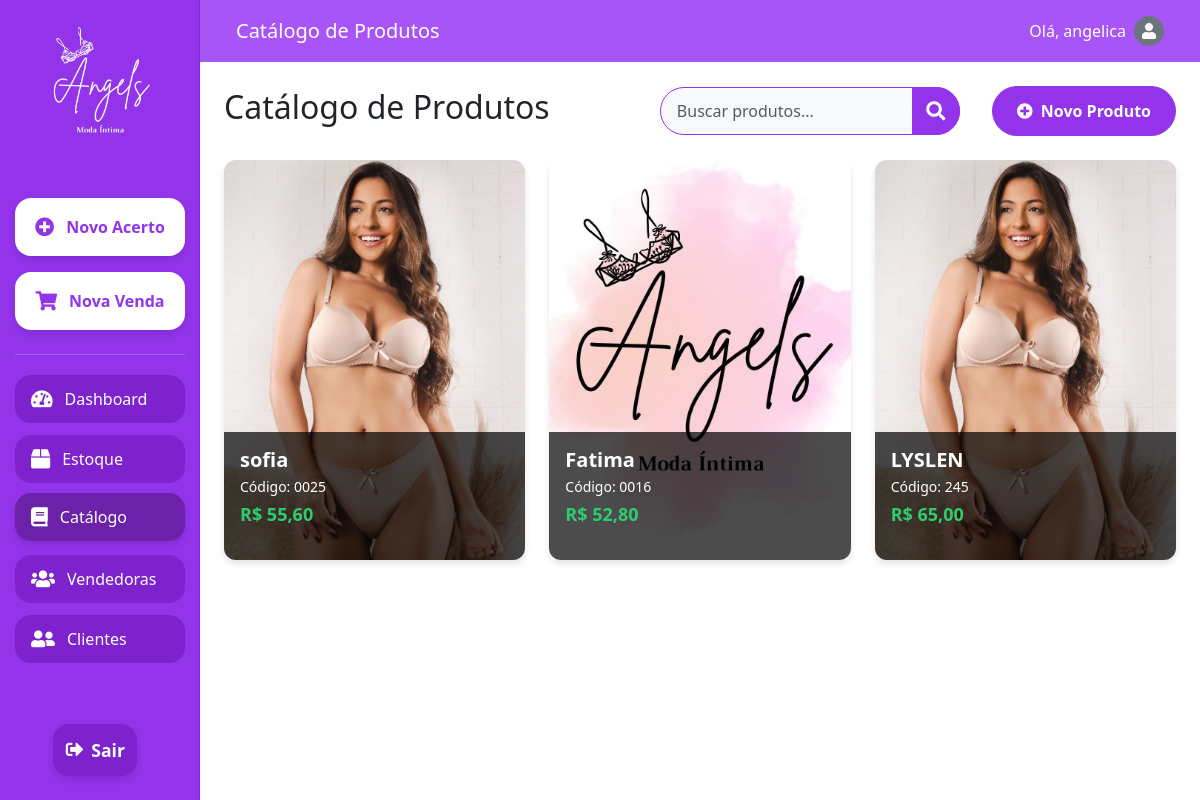
The app's page /catalogo/ (signed in) with its own data.
### setup/models.py (models this page shows, shortened)
class CustomUser(AbstractUser):
    email = models.EmailField(_('email address'), unique=True)
    profile_picture = models.ImageField(upload_to='profile_pics/', null=True, blank=True)
    USERNAME_FIELD = 'email'
    REQUIRED_FIELDS = ['username']

class Produto(models.Model):
    codigo = models.CharField(max_length=50, unique=True)
    nome = models.CharField(max_length=100)
    foto = models.ImageField(upload_to='produtos/', null=True, blank=True)
    preco = models.DecimalField(max_digits=10, decimal_places=2)
    quantidade = models.PositiveIntegerField(default=0)

### setup/views.py (the view)
# urls.py: path('catalogo/', views.catalogo, name='catalogo'),
@login_required
def catalogo(request):
    produtos = Produto.objects.all()
    return render(request, 'catalogo.html', {'produtos': produtos})

### setup/templates/catalogo.html (shortened to what this page needs)
{% extends 'base.html' %}
{% load static %}
{% block content %}
<!DOCTYPE html>
<html lang="pt-br">
<head>
    <link href="https://cdn.jsdelivr.net/npm/bootstrap@5.3.0/dist/css/bootstrap.min.css" rel="stylesheet">
    <link href="https://cdnjs.cloudflare.com/ajax/libs/font-awesome/5.15.3/css/all.min.css" rel="stylesheet">
</head>
<body>
    <div class="container-fluid vh-100">
        <div class="row h-100">
            <nav id="sidebarMenu" class="col-md-3 col-lg-2 d-md-block sidebar collapse p-0">
                <div class="position-sticky pt-3 h-100 d-flex flex-column align-items-center">
                    <div class="text-center mb-4">
                        <img src="{% static 'images/logo_Angels_branco.png' %}" alt="Angels Logo" class="img-fluid" style="max-width: 150px;">
                    </div>
                    <a class="btn btn-highlight mb-2" href="{% url 'acerto_vendedora' %}">
                        <i class="fas fa-plus-circle"></i> Novo Acerto
                    </a>
                    <a class="btn btn-highlight mb-2" href="{% url 'nova_venda' %}">
                        <i class="fas fa-shopping-cart"></i> Nova Venda
                    </a>
                    <div class="separator"></div>
                    <a class="nav-link mb-2" href="{% url 'dashboard' %}">
                        <i class="fas fa-tachometer-alt"></i> Dashboard
                    </a>
                    <a class="nav-link mb-2" href="{% url 'estoque' %}">
                        <i class="fas fa-box"></i> Estoque
                    </a>
                    <a class="nav-link mb-2 active" href="{% url 'catalogo' %}">
                        <i class="fas fa-book"></i> Catálogo
                    </a>
                    <a class="nav-link mb-2" href="{% url 'vendedoras' %}">
                        <i class="fas fa-users"></i> Vendedoras
                    </a>
                    <a class="nav-link mb-2" href="{% url 'clientes' %}">
                        <i class="fas fa-user-friends"></i> Clientes
                    </a>
                    <div class="mt-auto mb-3">
                        <a class="btn btn-exit" href="{% url 'login' %}">
                            <i class="fas fa-sign-out-alt me-2"></i>
                            <span>Sair</span>
                        </a>
                    </div>
                </div>
            </nav>
            <main class="col-md-9 ms-sm-auto col-lg-10 px-md-4">
                <nav class="navbar navbar-expand-lg navbar-dark custom-navbar mb-4">
                    <div class="container-fluid">
                        <a class="navbar-brand" href="#">Catálogo de Produtos</a>
                        <span class="navbar-text text-white d-flex align-items-center">
                            Olá, {{ user.username }}
                            {% if user.profile_picture %}
                                <img src="{{ user.profile_picture.url }}" alt="Foto de perfil" class="rounded-circle ms-2" style="width: 30px; height: 30px; object-fit: cover;">
                            {% else %}
                                <div class="rounded-circle ms-2 bg-secondary d-flex align-items-center justify-content-center" style="width: 30px; height: 30px;">
                                    <i class="fas fa-user text-white"></i>
                                </div>
                            {% endif %}
                        </span>
                    </div>
                </nav>
                <div class="d-flex justify-content-between align-items-center mb-4">
                    <h1 class="h2">Catálogo de Produtos</h1>
                    <div class="d-flex gap-3 align-items-center">
                        <div class="search-container d-flex flex-grow-1 me-3">
                            <input type="text" id="searchProdutos" class="form-control search-input" placeholder="Buscar produtos...">
                            <button class="btn search-button" type="button">
                                <i class="fas fa-search"></i>
                            </button>
                        </div>
                        <button class="btn btn-primary" data-bs-toggle="modal" data-bs-target="#newProductModal">
                            <i class="fas fa-plus-circle me-2"></i>Novo Produto
                        </button>
                    </div>
                </div>
                <div class="row g-4">
                    {% for produto in produtos %}
                    <div class="col-md-6 col-lg-4 mb-4">
                        <div class="product-card">
                            <img src="{{ produto.foto.url }}" alt="Foto de {{ produto.nome }}" class="product-photo">
                            <div class="product-info">
                                <h3 class="product-name">{{ produto.nome }}</h3>
                                <p class="product-code">Código: {{ produto.codigo }}</p>
                                <p class="product-price">R$ {{ produto.preco|floatformat:2 }}</p>
                            </div>
                        </div>
                    </div>
                    {% empty %}
                    <div class="col-12">
                        <p class="text-center">Nenhum produto cadastrado ainda.</p>
                    </div>
                    {% endfor %}
                </div>
            </main>
        </div>
    </div>
</body>
</html>
{% endblock %}

### setup/templates/base.html (style rules this page uses)
body { background-color: #9333ea; min-height: 100vh; display: flex; align-items: center; justify-content: center; }
.form-control { border-radius: 25px; padding: 0.75rem 1.25rem; border: 1px solid #e2e8f0; }
.btn-primary { background-color: #9333ea; border: none; border-radius: 25px; padding: 0.75rem; width: 100%; font-weight: 500; transition: all 0.3s ease; }

### setup/templates/catalogo.html (style rules this page uses)
body, html { height: 100%; overflow-x: hidden; }
.sidebar { position: fixed; top: 0; bottom: 0; left: 0; z-index: 100; padding: 0; box-shadow: inset -1px 0 0 rgba(0, 0, 0, .1); background-color: #9333ea; display: flex; flex-direction: column; align-items: center; padding-top: 1rem; }
.sidebar .nav-link { color: #fff; font-weight: 500; padding: 0.75rem 1rem; margin: 0.25rem 0; font-size: 1rem; display: flex; align-items: center; justify-content: flex-start; width: 85%; border-radius: 1rem; transition: all 0.3s ease; background-color: #7e22ce; }
.sidebar .nav-link:hover, .sidebar .nav-link.active { background-color: #6b21a8; transform: translateY(-2px); box-shadow: 0 4px 6px rgba(0, 0, 0, 0.1); }
.sidebar .btn-highlight { background-color: #ffffff; color: #9333ea; font-weight: 600; padding: 0.75rem 1rem; margin: 0.5rem 0; border-radius: 1rem; text-align: center; transition: all 0.3s ease; box-shadow: 0 4px 6px rgba(0, 0, 0, 0.1); width: 85%; text-align: left; display: flex; align-items: center; justify-content: flex-start; padding: 0.75rem 1rem; margin: 0.5rem 0; font-size: 1rem; justify-content: center; font-size: 1rem; padding: 1rem; }
.sidebar .btn-exit { background-color: #7e22ce; color: #ffffff; font-weight: 600; padding: 0.75rem 1rem; margin: 0.5rem 0; border-radius: 1rem; transition: all 0.3s ease; box-shadow: 0 4px 6px rgba(0, 0, 0, 0.1); width: 90%; font-size: 1.1rem; display: flex; align-items: center; justify-content: center; }
.sidebar .btn-exit i { margin-right: 0.5rem; }
.sidebar .nav-link i, .sidebar .btn-highlight i { margin-right: 0.75rem; font-size: 1.2rem; }
.sidebar .separator { width: 85%; height: 1px; background-color: rgba(255, 255, 255, 0.2); margin: 1rem 0; }
main { padding-top: 0 !important; }
.custom-navbar { background-color: #a855f7; margin-left: -1.5rem; margin-right: -1.5rem; padding-left: 1.5rem; padding-right: 1.5rem; }
.navbar-text { font-size: 1rem; font-weight: 500; }
.btn-primary { background-color: #9333ea; border-color: #9333ea; color: #ffffff; font-weight: 600; padding: 0.75rem 1.5rem; border-radius: 50rem; transition: all 0.3s ease; }
.product-card { background-color: #ffffff; border-radius: 0.75rem; box-shadow: 0 4px 6px rgba(0, 0, 0, 0.1); transition: all 0.3s ease; height: 400px; position: relative; overflow: hidden; }
.product-photo { width: 100%; height: 100%; object-fit: cover; object-position: center; }
.product-info { position: absolute; bottom: 0; left: 0; right: 0; background-color: rgba(0, 0, 0, 0.7); color: white; padding: 1rem; }
.product-name { font-size: 1.25rem; font-weight: 600; margin-bottom: 0.25rem; }
.product-code { font-size: 0.875rem; margin-bottom: 0.25rem; }
.product-price { font-size: 1.125rem; font-weight: 600; color: #2ecc71; }
.search-container { display: flex; align-items: center; }
.search-input { border-top-right-radius: 50rem; border-bottom-right-radius: 50rem; border-top-left-radius: 50rem; border-bottom-left-radius: 50rem; border: 1px solid #9333ea; background-color: #f8f9fa; transition: all 0.3s ease; padding-left: 1rem; height: 48px; width: 300px; }
.search-button { border-top-right-radius: 50rem; border-bottom-right-radius: 50rem; background-color: #9333ea; border-color: #9333ea; color: #fff; transition: all 0.3s ease; height: 48px; width: 48px; padding: 0; display: flex; align-items: center; justify-content: center; margin-left: -48px; }
.search-button i { font-size: 1.2rem; }

### records on screen
CustomUser: username "angelica"
Produto: foto (picture), nome "sofia", codigo "0025", preco "55,60"
Produto: foto (picture), nome "Fatima", codigo "0016", preco "52,80"
Produto: foto (picture), nome "LYSLEN", codigo "245", preco "65,00"
